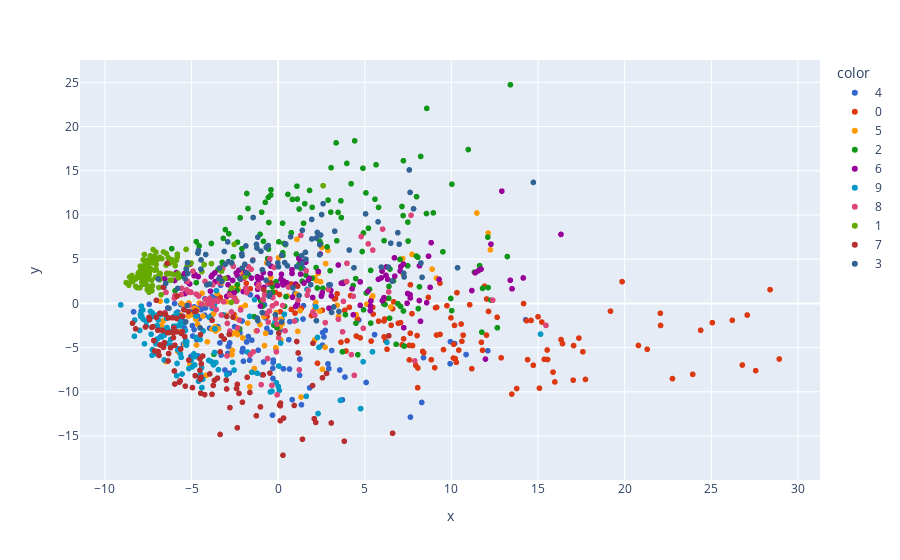

The cell this chart's notebook holds for it:
### Code cell
# if you want to have optimum 2D visual, convert the PCI = 2  and change it to 3 if you want to have 3D visual
import plotly.express as px
y_train_trf = y_train.astype(str)

fig = px.scatter(       #for 3D write scatter_3D and put x, y, and z values
    x=X_train_trf[:, 0], 
    y=X_train_trf[:, 1], 
    color=y_train_trf, 
    color_discrete_sequence=px.colors.qualitative.G10
    )

fig.show()
